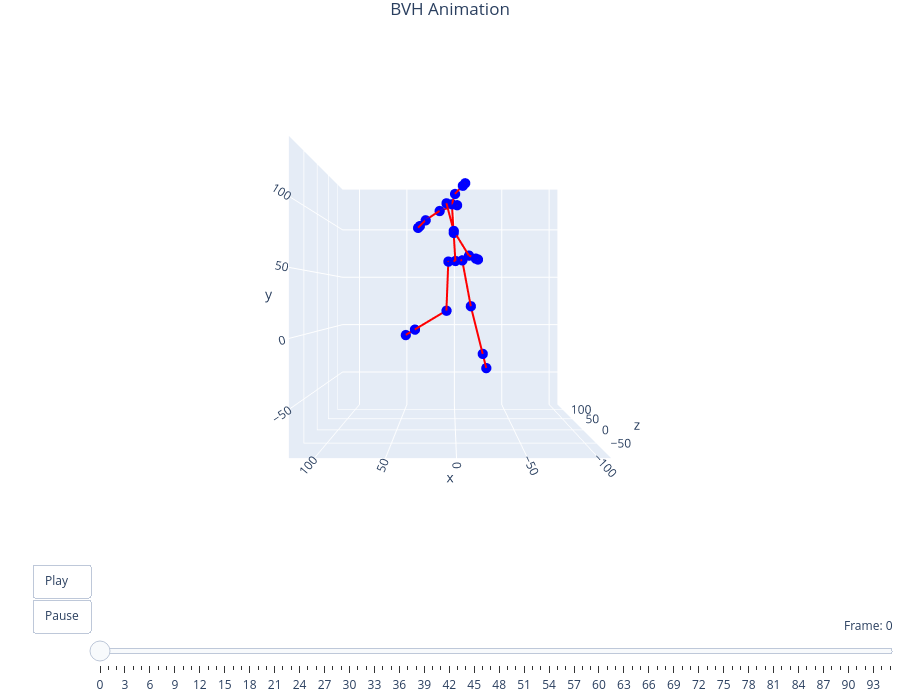

The notebook cell this image was saved under:
### Code cell
filename = "walking_00002"
viewer = preview_bvh(f'bvh/{filename}.bvh', True, True)

### Figure 1 — Plotly figure (JSON) as saved in the notebook; plotly's stock layout.template omitted (floating-point values rounded to 4 significant figures)
{"data": [{"hoverinfo": "text", "marker": {"color": "blue", "size": 6}, "mode": "markers", "showlegend": false, "text": ["Hips", "Spine", "Chest", "Neck", "Head", "Head_end", "LeftShoulder", "LeftArm", "LeftForeArm", "LeftHand", "LeftHand_end", "RightShoulder", "RightArm", "RightForeArm", "RightHand", "RightHand_end", "LeftUpLeg", "LeftLeg", "LeftFoot", "LeftFoot_end", "RightUpLeg", "RightLeg", "RightFoot", "RightFoot_end"], "type": "scatter3d", "x": [0, 1.509, 3.019, 0.464, -6.017, -7.961, 7.463, 1.628, -10.81, -16.38, -18.05, -1.425, 13.58, 25.58, 30.58, 32.08, 5.987, 7.588, 35.02, 43.25, -5.987, -13.57, -24.11, -27.27], "y": [60, 83.3, 106.6, 115.0, 121.6, 123.6, 105.0, 82.49, 62.93, 60.44, 59.69, 108.2, 103.2, 95.17, 90.17, 88.67, 59.0, 17.74, 1.018, -4.0, 61.0, 21.17, -20.72, -33.29], "z": [0, -6.053, -12.11, -13.54, -14.86, -15.17, -28.34, -30.49, -25.17, -26.25, -26.58, 4.122, 4.119, 4.114, 4.112, 4.111, -8.641, -8.314, 8.18, 13.13, 8.641, 13.63, 16.32, 17.12]}, {"hoverinfo": "none", "line": {"color": "red", "width": 4}, "mode": "lines", "showlegend": false, "type": "scatter3d", "x": [1.509, 0, null, 3.019, 1.509, null, 0.464, 3.019, null, -6.017, 0.464, null, -7.961, -6.017, null, 7.463, 3.019, null, 1.628, 7.463, null, -10.81, 1.628, null, -16.38, -10.81, null, -18.05, -16.38, null, -1.425, 3.019, null, 13.58, -1.425, null, 25.58, 13.58, null, 30.58, 25.58, null, 32.08, 30.58, null, 5.987, 0, null, 7.588, 5.987, null, 35.02, 7.588, null, 43.25, 35.02, null, -5.987, 0, null, -13.57, -5.987, null, -24.11, -13.57, null, -27.27, -24.11, null], "y": [83.3, 60, null, 106.6, 83.3, null, 115.0, 106.6, null, 121.6, 115.0, null, 123.6, 121.6, null, 105.0, 106.6, null, 82.49, 105.0, null, 62.93, 82.49, null, 60.44, 62.93, null, 59.69, 60.44, null, 108.2, 106.6, null, 103.2, 108.2, null, 95.17, 103.2, null, 90.17, 95.17, null, 88.67, 90.17, null, 59.0, 60, null, 17.74, 59.0, null, 1.018, 17.74, null, -4.0, 1.018, null, 61.0, 60, null, 21.17, 61.0, null, -20.72, 21.17, null, -33.29, -20.72, null], "z": [-6.053, 0, null, -12.11, -6.053, null, -13.54, -12.11, null, -14.86, -13.54, null, -15.17, -14.86, null, -28.34, -12.11, null, -30.49, -28.34, null, -25.17, -30.49, null, -26.25, -25.17, null, -26.58, -26.25, null, 4.122, -12.11, null, 4.119, 4.122, null, 4.114, 4.119, null, 4.112, 4.114, null, 4.111, 4.112, null, -8.641, 0, null, -8.314, -8.641, null, 8.18, -8.314, null, 13.13, 8.18, null, 8.641, 0, null, 13.63, 8.641, null, 16.32, 13.63, null, 17.12, 16.32, null]}], "layout": {"height": 700, "margin": {"b": 0, "l": 0, "r": 0, "t": 30}, "scene": {"aspectmode": "cube", "camera": {"center": {"x": 0, "y": 0, "z": 0}, "eye": {"x": 0, "y": 0, "z": -2.5}, "up": {"x": 0, "y": 1, "z": 0}}, "xaxis": {"range": [-108.8, 117.9]}, "yaxis": {"range": [-84.21, 142.5]}, "zaxis": {"range": [-96.61, 130.1]}}, "sliders": [{"active": 0, "currentvalue": {"prefix": "Frame: ", "visible": true, "xanchor": "right"}, "len": 0.9, "pad": {"b": 10, "t": 50}, "steps": [{"args": [["frame_0"], {"frame": {"duration": 0, "redraw": true}, "mode": "immediate"}], "label": "0", "method": "animate"}, {"args": [["frame_1"], {"frame": {"duration": 0, "redraw": true}, "mode": "immediate"}], "label": "1", "method": "animate"}, {"args": [["frame_2"], {"frame": {"duration": 0, "redraw": true}, "mode": "immediate"}], "label": "2", "method": "animate"}, {"args": [["frame_3"], {"frame": {"duration": 0, "redraw": true}, "mode": "immediate"}], "label": "3", "method": "animate"}, {"args": [["frame_4"], {"frame": {"duration": 0, "redraw": true}, "mode": "immediate"}], "label": "4", "method": "animate"}, {"args": [["frame_5"], {"frame": {"duration": 0, "redraw": true}, "mode": "immediate"}], "label": "5", "method": "animate"}, {"args": [["frame_6"], {"frame": {"duration": 0, "redraw": true}, "mode": "immediate"}], "label": "6", "method": "animate"}, {"args": [["frame_7"], {"frame": {"duration": 0, "redraw": true}, "mode": "immediate"}], "label": "7", "method": "animate"}, {"args": [["frame_8"], {"frame": {"duration": 0, "redraw": true}, "mode": "immediate"}], "label": "8", "method": "animate"}, {"args": [["frame_9"], {"frame": {"duration": 0, "redraw": true}, "mode": "immediate"}], "label": "9", "method": "animate"}, {"args": [["frame_10"], {"frame": {"duration": 0, "redraw": true}, "mode": "immediate"}], "label": "10", "method": "animate"}, {"args": [["frame_11"], {"frame": {"duration": 0, "redraw": true}, "mode": "immediate"}], "label": "11", "method": "animate"}, {"args": [["frame_12"], {"frame": {"duration": 0, "redraw": true}, "mode": "immediate"}], "label": "12", "method": "animate"}, {"args": [["frame_13"], {"frame": {"duration": 0, "redraw": true}, "mode": "immediate"}], "label": "13", "method": "animate"}, {"args": [["frame_14"], {"frame": {"duration": 0, "redraw": true}, "mode": "immediate"}], "label": "14", "method": "animate"}, {"args": [["frame_15"], {"frame": {"duration": 0, "redraw": true}, "mode": "immediate"}], "label": "15", "method": "animate"}, {"args": [["frame_16"], {"frame": {"duration": 0, "redraw": true}, "mode": "immediate"}], "label": "16", "method": "animate"}, {"args": [["frame_17"], {"frame": {"duration": 0, "redraw": true}, "mode": "immediate"}], "label": "17", "method": "animate"}, {"args": [["frame_18"], {"frame": {"duration": 0, "redraw": true}, "mode": "immediate"}], "label": "18", "method": "animate"}, {"args": [["frame_19"], {"frame": {"duration": 0, "redraw": true}, "mode": "immediate"}], "label": "19", "method": "animate"}, {"args": [["frame_20"], {"frame": {"duration": 0, "redraw": true}, "mode": "immediate"}], "label": "20", "method": "animate"}, {"args": [["frame_21"], {"frame": {"duration": 0, "redraw": true}, "mode": "immediate"}], "label": "21", "method": "animate"}, {"args": [["frame_22"], {"frame": {"duration": 0, "redraw": true}, "mode": "immediate"}], "label": "22", "method": "animate"}, {"args": [["frame_23"], {"frame": {"duration": 0, "redraw": true}, "mode": "immediate"}], "label": "23", "method": "animate"}, {"args": [["frame_24"], {"frame": {"duration": 0, "redraw": true}, "mode": "immediate"}], "label": "24", "method": "animate"}, {"args": [["frame_25"], {"frame": {"duration": 0, "redraw": true}, "mode": "immediate"}], "label": "25", "method": "animate"}, {"args": [["frame_26"], {"frame": {"duration": 0, "redraw": true}, "mode": "immediate"}], "label": "26", "method": "animate"}, {"args": [["frame_27"], {"frame": {"duration": 0, "redraw": true}, "mode": "immediate"}], "label": "27", "method": "animate"}, {"args": [["frame_28"], {"frame": {"duration": 0, "redraw": true}, "mode": "immediate"}], "label": "28", "method": "animate"}, {"args": [["frame_29"], {"frame": {"duration": 0, "redraw": true}, "mode": "immediate"}], "label": "29", "method": "animate"}, {"args": [["frame_30"], {"frame": {"duration": 0, "redraw": true}, "mode": "immediate"}], "label": "30", "method": "animate"}, {"args": [["frame_31"], {"frame": {"duration": 0, "redraw": true}, "mode": "immediate"}], "label": "31", "method": "animate"}, {"args": [["frame_32"], {"frame": {"duration": 0, "redraw": true}, "mode": "immediate"}], "label": "32", "method": "animate"}, {"args": [["frame_33"], {"frame": {"duration": 0, "redraw": true}, "mode": "immediate"}], "label": "33", "method": "animate"}, {"args": [["frame_34"], {"frame": {"duration": 0, "redraw": true}, "mode": "immediate"}], "label": "34", "method": "animate"}, {"args": [["frame_35"], {"frame": {"duration": 0, "redraw": true}, "mode": "immediate"}], "label": "35", "method": "animate"}, {"args": [["frame_36"], {"frame": {"duration": 0, "redraw": true}, "mode": "immediate"}], "label": "36", "method": "animate"}, {"args": [["frame_37"], {"frame": {"duration": 0, "redraw": true}, "mode": "immediate"}], "label": "37", "method": "animate"}, {"args": [["frame_38"], {"frame": {"duration": 0, "redraw": true}, "mode": "immediate"}], "label": "38", "method": "animate"}, {"args": [["frame_39"], {"frame": {"duration": 0, "redraw": true}, "mode": "immediate"}], "label": "39", "method": "animate"}, {"args": [["frame_40"], {"frame": {"duration": 0, "redraw": true}, "mode": "immediate"}], "label": "40", "method": "animate"}, {"args": [["frame_41"], {"frame": {"duration": 0, "redraw": true}, "mode": "immediate"}], "label": "41", "method": "animate"}, {"args": [["frame_42"], {"frame": {"duration": 0, "redraw": true}, "mode": "immediate"}], "label": "42", "method": "animate"}, {"args": [["frame_43"], {"frame": {"duration": 0, "redraw": true}, "mode": "immediate"}], "label": "43", "method": "animate"}, {"args": [["frame_44"], {"frame": {"duration": 0, "redraw": true}, "mode": "immediate"}], "label": "44", "method": "animate"}, {"args": [["frame_45"], {"frame": {"duration": 0, "redraw": true}, "mode": "immediate"}], "label": "45", "method": "animate"}, {"args": [["frame_46"], {"frame": {"duration": 0, "redraw": true}, "mode": "immediate"}], "label": "46", "method": "animate"}, {"args": [["frame_47"], {"frame": {"duration": 0, "redraw": true}, "mode": "immediate"}], "label": "47", "method": "animate"}, {"args": [["frame_48"], {"frame": {"duration": 0, "redraw": true}, "mode": "immediate"}], "label": "48", "method": "animate"}, {"args": [["frame_49"], {"frame": {"duration": 0, "redraw": true}, "mode": "immediate"}], "label": "49", "method": "animate"}, {"args": [["frame_50"], {"frame": {"duration": 0, "redraw": true}, "mode": "immediate"}], "label": "50", "method": "animate"}, {"args": [["frame_51"], {"frame": {"duration": 0, "redraw": true}, "mode": "immediate"}], "label": "51", "method": "animate"}, {"args": [["frame_52"], {"frame": {"duration": 0, "redraw": true}, "mode": "immediate"}], "label": "52", "method": "animate"}, {"args": [["frame_53"], {"frame": {"duration": 0, "redraw": true}, "mode": "immediate"}], "label": "53", "method": "animate"}, {"args": [["frame_54"], {"frame": {"duration": 0, "redraw": true}, "mode": "immediate"}], "label": "54", "method": "animate"}, {"args": [["frame_55"], {"frame": {"duration": 0, "redraw": true}, "mode": "immediate"}], "label": "55", "method": "animate"}, {"args": [["frame_56"], {"frame": {"duration": 0, "redraw": true}, "mode": "immediate"}], "label": "56", "method": "animate"}, {"args": [["frame_57"], {"frame": {"duration": 0, "redraw": true}, "mode": "immediate"}], "label": "57", "method": "animate"}, {"args": [["frame_58"], {"frame": {"duration": 0, "redraw": true}, "mode": "immediate"}], "label": "58", "method": "animate"}, {"args": [["frame_59"], {"frame": {"duration": 0, "redraw": true}, "mode": "immediate"}], "label": "59", "method": "animate"}, {"args": [["frame_60"], {"frame": {"duration": 0, "redraw": true}, "mode": "immediate"}], "label": "60", "method": "animate"}, {"args": [["frame_61"], {"frame": {"duration": 0, "redraw": true}, "mode": "immediate"}], "label": "61", "method": "animate"}, {"args": [["frame_62"], {"frame": {"duration": 0, "redraw": true}, "mode": "immediate"}], "label": "62", "method": "animate"}, {"args": [["frame_63"], {"frame": {"duration": 0, "redraw": true}, "mode": "immediate"}], "label": "63", "method": "animate"}, {"args": [["frame_64"], {"frame": {"duration": 0, "redraw": true}, "mode": "immediate"}], "label": "64", "method": "animate"}, {"args": [["frame_65"], {"frame": {"duration": 0, "redraw": true}, "mode": "immediate"}], "label": "65", "method": "animate"}, {"args": [["frame_66"], {"frame": {"duration": 0, "redraw": true}, "mode": "immediate"}], "label": "66", "method": "animate"}, {"args": [["frame_67"], {"frame": {"duration": 0, "redraw": true}, "mode": "immediate"}], "label": "67", "method": "animate"}, {"args": [["frame_68"], {"frame": {"duration": 0, "redraw": true}, "mode": "immediate"}], "label": "68", "method": "animate"}, {"args": [["frame_69"], {"frame": {"duration": 0, "redraw": true}, "mode": "immediate"}], "label": "69", "method": "animate"}, {"args": [["frame_70"], {"frame": {"duration": 0, "redraw": true}, "mode": "immediate"}], "label": "70", "method": "animate"}, {"args": [["frame_71"], {"frame": {"duration": 0, "redraw": true}, "mode": "immediate"}], "label": "71", "method": "animate"}, {"args": [["frame_72"], {"frame": {"duration": 0, "redraw": true}, "mode": "immediate"}], "label": "72", "method": "animate"}, {"args": [["frame_73"], {"frame": {"duration": 0, "redraw": true}, "mode": "immediate"}], "label": "73", "method": "animate"}, {"args": [["frame_74"], {"frame": {"duration": 0, "redraw": true}, "mode": "immediate"}], "label": "74", "method": "animate"}, {"args": [["frame_75"], {"frame": {"duration": 0, "redraw": true}, "mode": "immediate"}], "label": "75", "method": "animate"}, {"args": [["frame_76"], {"frame": {"duration": 0, "redraw": true}, "mode": "immediate"}], "label": "76", "method": "animate"}, {"args": [["frame_77"], {"frame": {"duration": 0, "redraw": true}, "mode": "immediate"}], "label": "77", "method": "animate"}, {"args": [["frame_78"], {"frame": {"duration": 0, "redraw": true}, "mode": "immediate"}], "label": "78", "method": "animate"}, {"args": [["frame_79"], {"frame": {"duration": 0, "redraw": true}, "mode": "immediate"}], "label": "79", "method": "animate"}, {"args": [["frame_80"], {"frame": {"duration": 0, "redraw": true}, "mode": "immediate"}], "label": "80", "method": "animate"}, {"args": [["frame_81"], {"frame": {"duration": 0, "redraw": true}, "mode": "immediate"}], "label": "81", "method": "animate"}, {"args": [["frame_82"], {"frame": {"duration": 0, "redraw": true}, "mode": "immediate"}], "label": "82", "method": "animate"}, {"args": [["frame_83"], {"frame": {"duration": 0, "redraw": true}, "mode": "immediate"}], "label": "83", "method": "animate"}, {"args": [["frame_84"], {"frame": {"duration": 0, "redraw": true}, "mode": "immediate"}], "label": "84", "method": "animate"}, {"args": [["frame_85"], {"frame": {"duration": 0, "redraw": true}, "mode": "immediate"}], "label": "85", "method": "animate"}, {"args": [["frame_86"], {"frame": {"duration": 0, "redraw": true}, "mode": "immediate"}], "label": "86", "method": "animate"}, {"args": [["frame_87"], {"frame": {"duration": 0, "redraw": true}, "mode": "immediate"}], "label": "87", "method": "animate"}, {"args": [["frame_88"], {"frame": {"duration": 0, "redraw": true}, "mode": "immediate"}], "label": "88", "method": "animate"}, {"args": [["frame_89"], {"frame": {"duration": 0, "redraw": true}, "mode": "immediate"}], "label": "89", "method": "animate"}, {"args": [["frame_90"], {"frame": {"duration": 0, "redraw": true}, "mode": "immediate"}], "label": "90", "method": "animate"}, {"args": [["frame_91"], {"frame": {"duration": 0, "redraw": true}, "mode": "immediate"}], "label": "91", "method": "animate"}, {"args": [["frame_92"], {"frame": {"duration": 0, "redraw": true}, "mode": "immediate"}], "label": "92", "method": "animate"}, {"args": [["frame_93"], {"frame": {"duration": 0, "redraw": true}, "mode": "immediate"}], "label": "93", "method": "animate"}, {"args": [["frame_94"], {"frame": {"duration": 0, "redraw": true}, "mode": "immediate"}], "label": "94", "method": "animate"}, {"args": [["frame_95"], {"frame": {"duration": 0, "redraw": true}, "mode": "immediate"}], "label": "95", "method": "animate"}], "x": 0.1, "xanchor": "left", "y": 0, "yanchor": "top"}], "title": {"text": "BVH Animation", "x": 0.5, "xanchor": "center"}, "updatemenus": [{"buttons": [{"args": [null, {"frame": {"duration": 83, "redraw": true}, "fromcurrent": true, "mode": "immediate"}], "label": "Play", "method": "animate"}, {"args": [[null], {"frame": {"duration": 0, "redraw": false}, "mode": "immediate"}], "label": "Pause", "method": "animate"}], "showactive": false, "type": "buttons", "x": 0.1, "xanchor": "right", "y": 0, "yanchor": "top"}]}}
